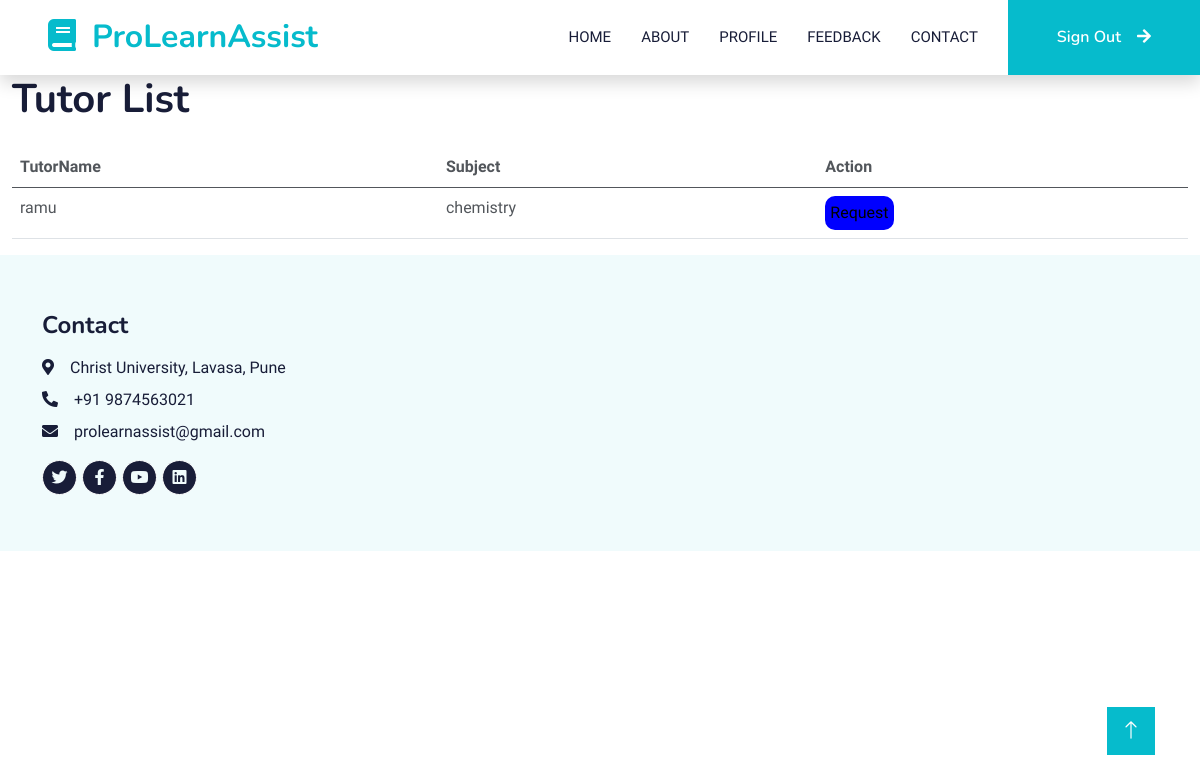
The app's page /lists/chemistry (signed in), older data.
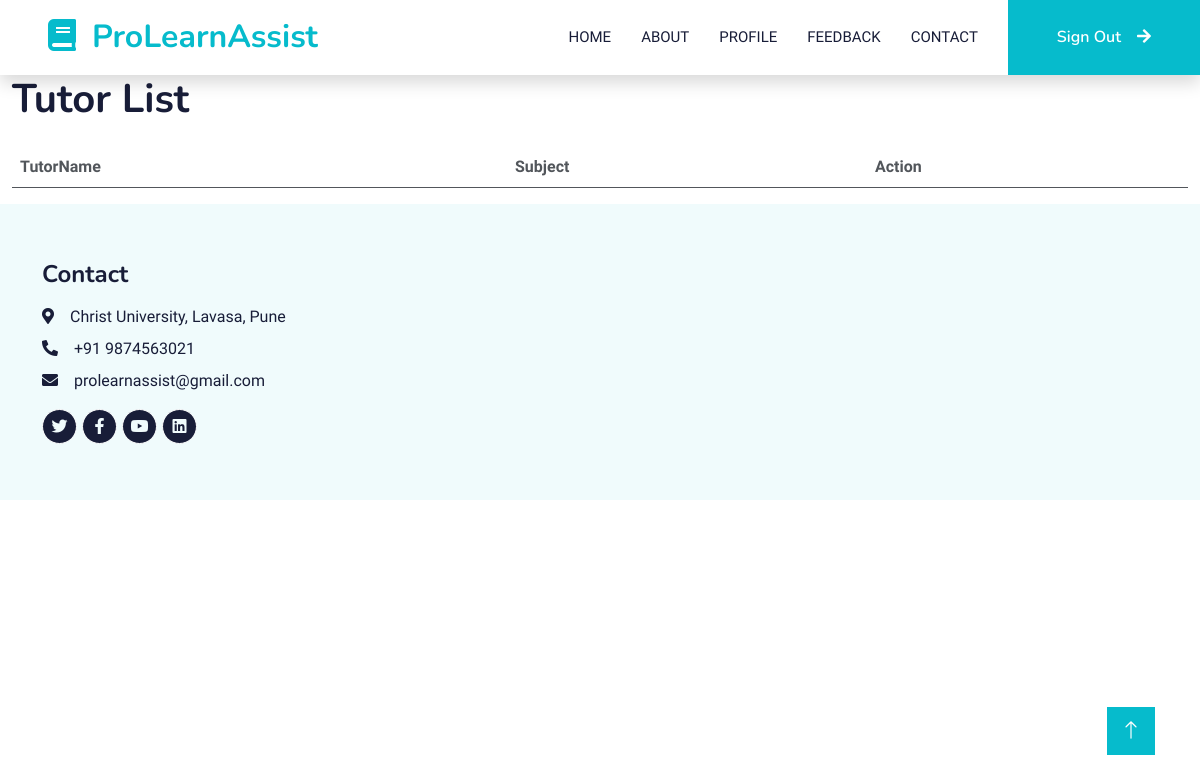
The same page, newer data.
### user/models.py (models this page shows, shortened)
class interests(models.Model):
    user=models.ForeignKey(User,on_delete=models.CASCADE, default=0)
    Subject=models.CharField(max_length=100,null=False)
    Teaching_status = models.IntegerField(default=0)

### user/views.py (the view)
# urls.py: path('lists/<str:sub>',views.lists,name="lists"),
def lists(request,sub):
    tlist=interests.objects.filter(Subject=sub,Teaching_status=2)
    tstatus = teching.objects.filter(teach_to=request.user)
    a = []
    return render(request,"user/main/list.html",{'tlist':tlist,'status':a})

### templates/user/main/list.html
{%extends 'user/base.html'%}
{% block content%}
 <div class="container-fluid">
    <div class="row">
      <div class="col-12">
        <h1 class="mb-4">Tutor List</h1>
        <table class="table">
          <thead>
            <tr>
              <th>TutorName</th>
              <th>Subject</th>
              <th>Action</th>
            </tr>
          </thead>
          <tbody>
            {% for i in tlist  %}
            <tr>
              <td>{{i.user.username}}</td>
              <td>{{i.Subject}}</td>
              <td><button onclick="alert('Are you sure?')" type="submit" style="background-color: blue; padding: 5px; border-radius: 10px; border: none;"><a href="{% url 'change' id=i.user.id %}" style="text-decoration: none;color: black;">Request</a></button></td>
            </tr>
            {% endfor %}
          </tbody>
        </table>
      </div>
    </div>
  </div>
{% endblock content%}

### templates/user/base.html (shortened to what this page needs)
{% load static %}
<!DOCTYPE html>
<html lang="en">
<head>
    <link href="https://cdnjs.cloudflare.com/ajax/libs/font-awesome/5.10.0/css/all.min.css" rel="stylesheet">
    <link href="https://cdn.jsdelivr.net/npm/bootstrap-icons@1.4.1/font/bootstrap-icons.css" rel="stylesheet">
    <link href="{% static 'user/lib/animate/animate.min.css'%}" rel="stylesheet">
    <link href="{%static 'user/lib/owlcarousel/assets/owl.carousel.min.css'%}" rel="stylesheet">
    <link href="{%static 'user/css/bootstrap.min.css'%}" rel="stylesheet">
    <link href="{%static 'user/css/style.css'%}" rel="stylesheet">
</head>
<body>
    <nav class="navbar navbar-expand-lg bg-white navbar-light shadow sticky-top p-0">
        <a href="{% url 'index' %}" class="navbar-brand d-flex align-items-center px-4 px-lg-5">
            <h2 class="m-0 text-primary"><i class="fa fa-book me-3"></i>ProLearnAssist</h2>
        </a>
        <div class="collapse navbar-collapse" id="navbarCollapse">
            <div class="navbar-nav ms-auto p-4 p-lg-0">
                <a href="{% url 'index' %}" class="nav-item nav-link">Home</a>
                <a href="{% url 'about' %}" class="nav-item nav-link">About</a>
                {% if  request.user.is_authenticated %}
                <a href="{% url 'userprofile' %} " class="nav-item nav-link">Profile</a>
                <a href="{% url 'feedback' %} " class="nav-item nav-link">Feedback</a>
            {%else %}
            <a href="{% url 'course' %} " class="nav-item nav-link">Courses</a>
            {% endif %}
                <a href="#contact" class="nav-item nav-link">Contact</a>
            </div>
            {% if request.user.is_authenticated %}
    <a href="{% url 'logout' %}" class="btn btn-primary py-4 px-lg-5 d-none d-lg-block">Sign Out<i class="fa fa-arrow-right ms-3"></i></a>
{% else %}
    <a href="{% url 'Login' %}" class="btn btn-primary py-4 px-lg-5 d-none d-lg-block">Sign In<i class="fa fa-arrow-right ms-3"></i></a>
{% endif %}
        </div>
    </nav>
{% block content %}
{% endblock content %}
     <div class="container-fluid bg-light text-dark footer pt-5  wow fadeIn" data-wow-delay="0.1s">
        <div class="container py-2">
                    <h4 class="text-black mb-3" id="contact">Contact</h4>
                    <p class="mb-2"><i class="fa fa-map-marker-alt me-3"></i>Christ University, Lavasa, Pune</p>
                    <p class="mb-2"><i class="fa fa-phone-alt me-3"></i>+91 9874563021</p>
                    <p class="mb-2"><i class="fa fa-envelope me-3"></i>prolearnassist@gmail.com</p>
                    <div class="d-flex pt-2 mb-5">
                        <a class="btn btn-dark btn-social" href=""><i class="fab fa-twitter"></i></a>
                        <a class="btn btn-dark btn-social" href=""><i class="fab fa-facebook-f"></i></a>
                        <a class="btn btn-dark btn-social" href=""><i class="fab fa-youtube"></i></a>
                        <a class="btn btn-dark btn-social" href=""><i class="fab fa-linkedin"></i></a>
                    </div>
            </div>
        </div>
    <a href="#" class="btn btn-lg btn-primary btn-lg-square back-to-top"><i class="bi bi-arrow-up"></i></a>
</body>
</html>

### static/user/css/style.css (style rules this page uses)
:root { --primary: #06BBCC; --light: #F0FBFC; --dark: #181d38; }
.back-to-top { position: fixed; display: none; right: 45px; bottom: 45px; z-index: 99; }
.btn { font-family: 'Nunito', sans-serif; font-weight: 600; transition: .5s; }
.btn.btn-primary, .btn.btn-secondary { color: #FFFFFF; }
.btn-lg-square { width: 48px; height: 48px; }
.btn-square, .btn-sm-square, .btn-lg-square { padding: 0; display: flex; align-items: center; justify-content: center; font-weight: normal; border-radius: 0px; }
.navbar-light .navbar-nav .nav-link { margin-right: 30px; padding: 25px 0; color: #FFFFFF; font-size: 15px; text-transform: uppercase; outline: none; }
.navbar-light .navbar-brand, .navbar-light a.btn { height: 75px; }
.navbar-light .navbar-nav .nav-link { color: var(--dark); font-weight: 500; }
.navbar-light.sticky-top { top: -100px; transition: .5s; }
.footer .btn.btn-social { margin-right: 5px; width: 35px; height: 35px; display: flex; align-items: center; justify-content: center; color: var(--light); font-weight: normal; border: 1px solid #FFFFFF; border-radius: 35px; transition: .3s; }

Row changes from the older to the newer data that the page shows:
removed interests: user.username "ramu", Subject "chemistry"
